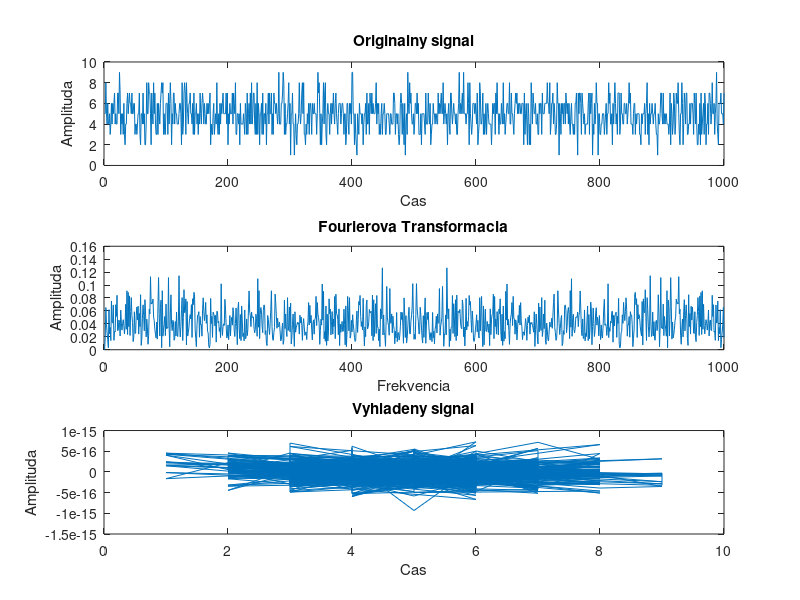

The MATLAB source for this figure:

% Parameters
n = 10;
p = 0.5;
N = 1000;

% Generate binomial random numbers
a = binornd(n, p, 1, N);

% Fourier transform
c = fft(a) / N;
ca = abs(c);
ca(1) = 0;

y = ifft(c) * N;

subplot(3,1,1);
plot(a);
title('Originalny signal');
xlabel('Cas');
ylabel('Amplituda');

subplot(3,1,2);
plot(ca);
title('Fourierova Transformacia');
xlabel('Frekvencia');
ylabel('Amplituda');

subplot(3,1,3);
plot(y);
title('Vyhladeny signal');
xlabel('Cas');
ylabel('Amplituda');
